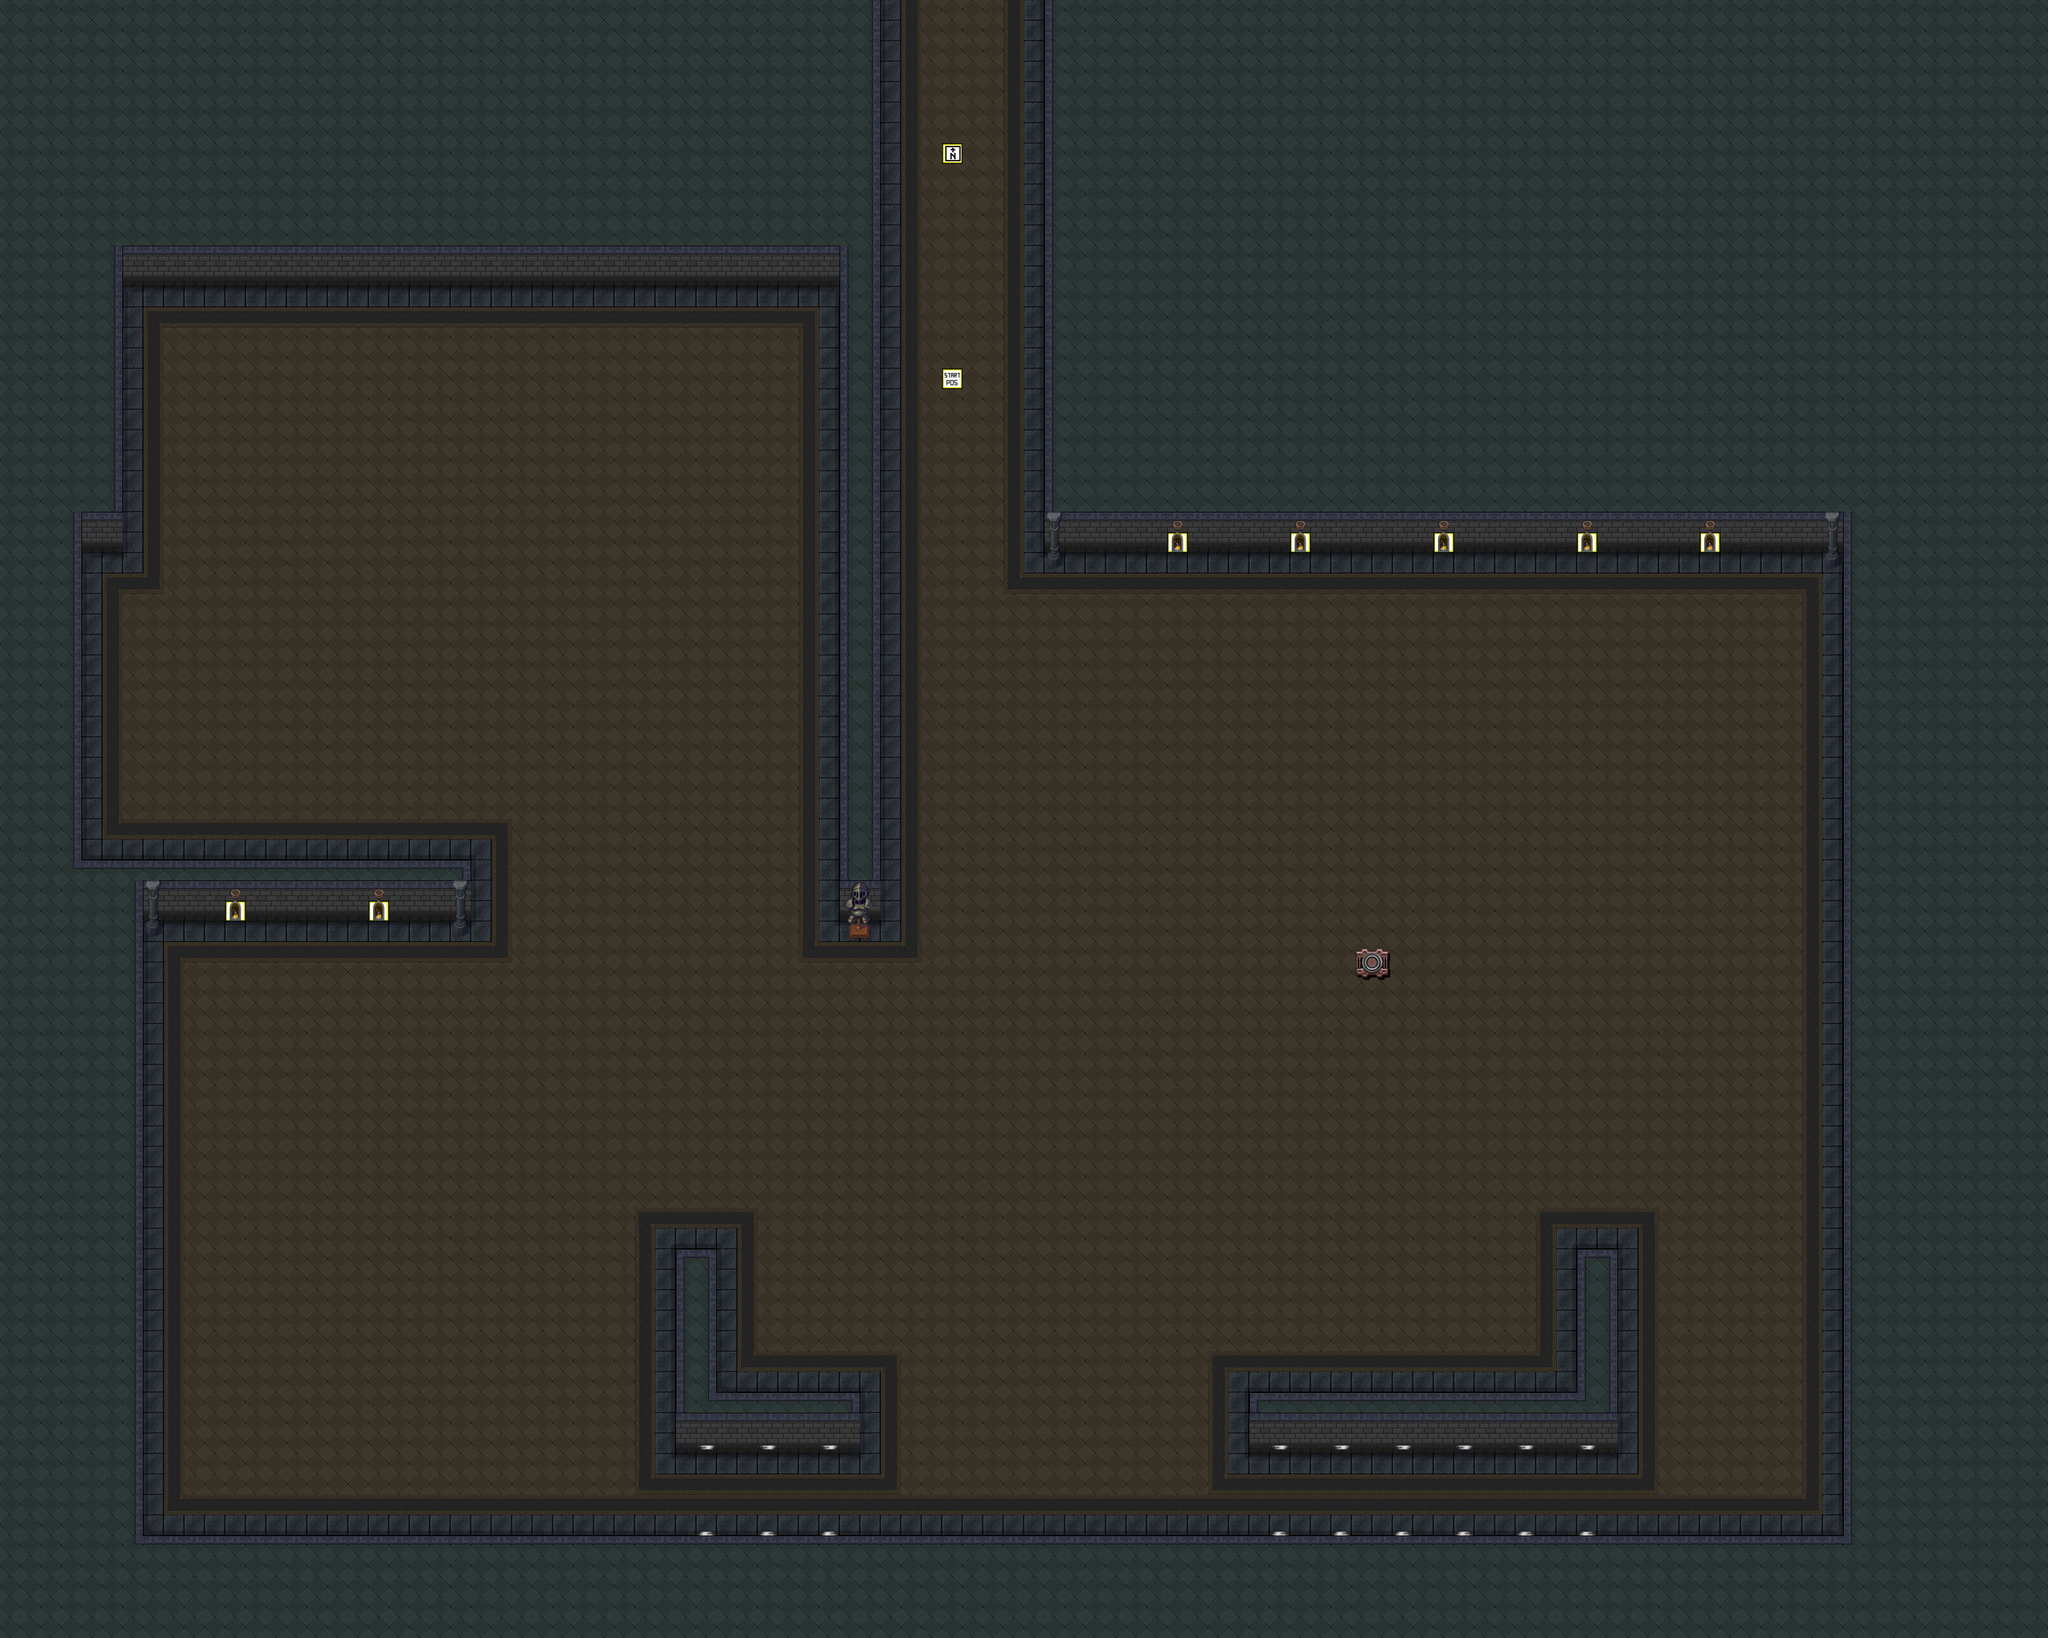

Below is a game level as drawn by its tile map, then a one-line description and the .tmx that defines it (tile-layer data replaced by summaries):
An orthogonal 100x80 tile map with 64x64 px tiles, 3 tile layers (game tiles, extra game tiles, marker tiles), 2 tilesets and 22 objects (13x Collision, 9x Laser).

<map version="1.2" tiledversion="1.3.4" orientation="orthogonal" renderorder="left-up" compressionlevel="0" width="100" height="80" tilewidth="64" tileheight="64" infinite="0" nextlayerid="62" nextobjectid="905">
 <tileset firstgid="1" name="marker_tiles" tilewidth="64" tileheight="64" tilecount="100" columns="10">
  <image source="marker_tiles.png" width="640" height="640" />
 </tileset>
 <tileset firstgid="101" name="tileset2" tilewidth="64" tileheight="64" tilecount="616" columns="22">
  <image source="tileset2.png" width="1408" height="1792" />
 </tileset>
 <layer id="56" name="game tiles" width="100" height="80">
  <data>[8000 cells, 8000 non-empty, 29 distinct tile ids]</data>
 </layer>
 <layer id="57" name="extra game tiles" width="100" height="80">
  <data>[8000 cells, 54 non-empty, 17 distinct tile ids]</data>
 </layer>
 <layer id="58" name="marker tiles" width="100" height="80">
  <data>[8000 cells, 9 non-empty, 3 distinct tile ids]</data>
 </layer>
 <objectgroup color="#ffaa00" id="42" name="collision" visible="0">
  <object id="837" name="Wall" type="Collision" x="3264" y="0" width="3136" height="1728" />
  <object id="844" name="Wall" type="Collision" x="448" y="4800" width="5312" height="320" />
  <object id="845" name="Wall" type="Collision" x="5760" y="1728" width="640" height="3392" />
  <object id="852" name="Wall" type="Collision" x="0" y="0" width="2752" height="896" />
  <object id="861" name="Wall" type="Collision" x="0" y="2688" width="448" height="2432" />
  <object id="877" name="Wall" type="Collision" x="2624" y="896" width="128" height="1984" />
  <object id="881" name="Wall" type="Collision" x="448" y="2688" width="1024" height="192" />
  <object id="888" name="Wall" type="Collision" x="0" y="896" width="384" height="832" />
  <object id="889" name="Wall" type="Collision" x="0" y="1728" width="256" height="960" />
  <object id="892" name="Wall" type="Collision" x="4928" y="3904" width="128" height="448" />
  <object id="893" name="Laser" gid="6" x="2176" y="4544" width="64" height="64">
   <properties>
    <property name="direction" value="vertical" />
    <property name="height" type="int" value="4" />
    <property name="width" type="int" value="1" />
   </properties>
  </object>
  <object id="894" name="Laser" gid="6" x="2368" y="4544" width="64" height="64">
   <properties>
    <property name="direction" value="vertical" />
    <property name="height" type="int" value="4" />
    <property name="width" type="int" value="1" />
   </properties>
  </object>
  <object id="895" name="Wall" type="Collision" x="3904" y="4352" width="1152" height="192" />
  <object id="896" name="Laser" gid="6" x="3968" y="4544" width="64" height="64">
   <properties>
    <property name="direction" value="vertical" />
    <property name="height" type="int" value="4" />
    <property name="width" type="int" value="1" />
   </properties>
  </object>
  <object id="897" name="Laser" gid="6" x="4160" y="4544" width="64" height="64">
   <properties>
    <property name="direction" value="vertical" />
    <property name="height" type="int" value="4" />
    <property name="width" type="int" value="1" />
   </properties>
  </object>
  <object id="898" name="Laser" gid="6" x="4352" y="4544" width="64" height="64">
   <properties>
    <property name="direction" value="vertical" />
    <property name="height" type="int" value="4" />
    <property name="width" type="int" value="1" />
   </properties>
  </object>
  <object id="899" name="Laser" gid="6" x="4544" y="4544" width="64" height="64">
   <properties>
    <property name="direction" value="vertical" />
    <property name="height" type="int" value="4" />
    <property name="width" type="int" value="1" />
   </properties>
  </object>
  <object id="900" name="Laser" gid="6" x="4736" y="4544" width="64" height="64">
   <properties>
    <property name="direction" value="vertical" />
    <property name="height" type="int" value="4" />
    <property name="width" type="int" value="1" />
   </properties>
  </object>
  <object id="901" name="Laser" gid="6" x="4928" y="4544" width="64" height="64">
   <properties>
    <property name="direction" value="vertical" />
    <property name="height" type="int" value="4" />
    <property name="width" type="int" value="1" />
   </properties>
  </object>
  <object id="902" name="Laser" gid="6" x="2560" y="4544" width="64" height="64">
   <properties>
    <property name="direction" value="vertical" />
    <property name="height" type="int" value="4" />
    <property name="width" type="int" value="1" />
   </properties>
  </object>
  <object id="903" name="Wall" type="Collision" x="2112" y="4352" width="576" height="192" />
  <object id="904" name="Wall" type="Collision" x="2112" y="3904" width="128" height="448" />
 </objectgroup>
</map>
